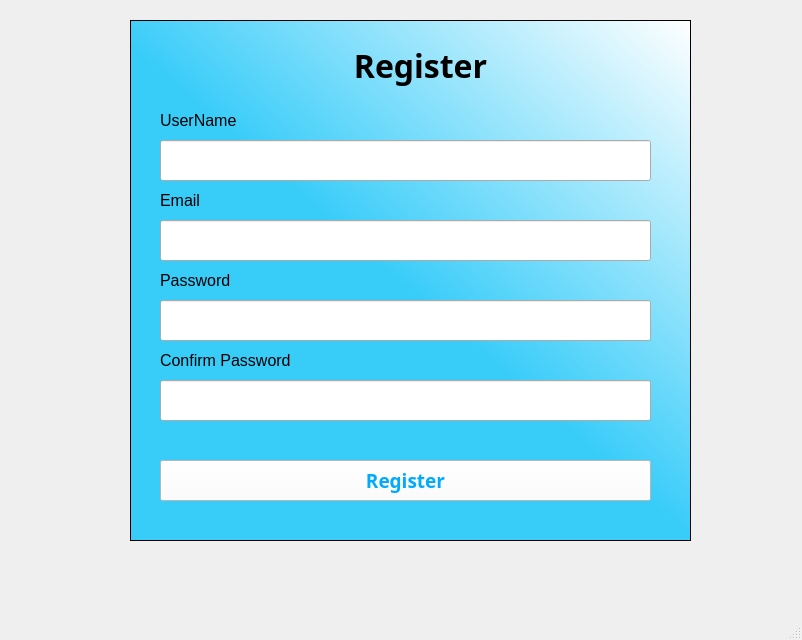
<?xml version="1.0" encoding="UTF-8"?>
<ui version="4.0">
 <class>MainWindow</class>
 <widget class="QMainWindow" name="MainWindow">
  <property name="geometry">
   <rect>
    <x>0</x>
    <y>0</y>
    <width>802</width>
    <height>640</height>
   </rect>
  </property>
  <property name="windowTitle">
   <string>MainWindow</string>
  </property>
  <widget class="QWidget" name="centralwidget">
   <widget class="QTableWidget" name="tableWidget">
    <property name="geometry">
     <rect>
      <x>130</x>
      <y>20</y>
      <width>561</width>
      <height>521</height>
     </rect>
    </property>
    <property name="styleSheet">
     <string notr="true">background-color: qlineargradient(spread:pad, x1:0.502488, y1:0.528, x2:1, y2:0, stop:0 rgba(56, 204, 249, 255), stop:1 rgba(255, 255, 255, 255));
color: rgb(255, 255, 255);

</string>
    </property>
   </widget>
   <widget class="QLabel" name="label">
    <property name="geometry">
     <rect>
      <x>300</x>
      <y>40</y>
      <width>241</width>
      <height>51</height>
     </rect>
    </property>
    <property name="font">
     <font>
      <family>Script MT Bold</family>
      <pointsize>24</pointsize>
      <weight>75</weight>
      <bold>true</bold>
     </font>
    </property>
    <property name="text">
     <string>&lt;html&gt;&lt;head/&gt;&lt;body&gt;&lt;p align=&quot;center&quot;&gt;Register&lt;/p&gt;&lt;/body&gt;&lt;/html&gt;</string>
    </property>
   </widget>
   <widget class="QPushButton" name="pushButtonRegister">
    <property name="geometry">
     <rect>
      <x>160</x>
      <y>460</y>
      <width>491</width>
      <height>41</height>
     </rect>
    </property>
    <property name="baseSize">
     <size>
      <width>0</width>
      <height>0</height>
     </size>
    </property>
    <property name="font">
     <font>
      <family>Segoe UI Semilight</family>
      <pointsize>14</pointsize>
      <weight>75</weight>
      <italic>false</italic>
      <bold>true</bold>
     </font>
    </property>
    <property name="styleSheet">
     <string notr="true">background-color: rgb(255, 255, 255);
color: rgb(0, 170, 255);</string>
    </property>
    <property name="text">
     <string>Register</string>
    </property>
    <property name="icon">
     <iconset>
      <normaloff>images/ic_signin.png</normaloff>images/ic_signin.png</iconset>
    </property>
    <property name="iconSize">
     <size>
      <width>40</width>
      <height>40</height>
     </size>
    </property>
   </widget>
   <widget class="QLabel" name="label_12">
    <property name="geometry">
     <rect>
      <x>160</x>
      <y>100</y>
      <width>141</width>
      <height>41</height>
     </rect>
    </property>
    <property name="font">
     <font>
      <pointsize>12</pointsize>
     </font>
    </property>
    <property name="text">
     <string>UserName</string>
    </property>
   </widget>
   <widget class="QLineEdit" name="lineEditUserName">
    <property name="geometry">
     <rect>
      <x>160</x>
      <y>140</y>
      <width>491</width>
      <height>41</height>
     </rect>
    </property>
    <property name="sizePolicy">
     <sizepolicy hsizetype="Expanding" vsizetype="Fixed">
      <horstretch>0</horstretch>
      <verstretch>0</verstretch>
     </sizepolicy>
    </property>
    <property name="font">
     <font>
      <stylestrategy>PreferDefault</stylestrategy>
     </font>
    </property>
    <property name="focusPolicy">
     <enum>Qt::StrongFocus</enum>
    </property>
    <property name="contextMenuPolicy">
     <enum>Qt::DefaultContextMenu</enum>
    </property>
    <property name="layoutDirection">
     <enum>Qt::LeftToRight</enum>
    </property>
    <property name="styleSheet">
     <string notr="true">color: rgb(0, 0, 0);</string>
    </property>
   </widget>
   <widget class="QLabel" name="label_19">
    <property name="geometry">
     <rect>
      <x>160</x>
      <y>260</y>
      <width>121</width>
      <height>41</height>
     </rect>
    </property>
    <property name="font">
     <font>
      <pointsize>12</pointsize>
     </font>
    </property>
    <property name="text">
     <string>Password</string>
    </property>
   </widget>
   <widget class="QLineEdit" name="lineEditPassword">
    <property name="geometry">
     <rect>
      <x>160</x>
      <y>300</y>
      <width>491</width>
      <height>41</height>
     </rect>
    </property>
    <property name="focusPolicy">
     <enum>Qt::StrongFocus</enum>
    </property>
    <property name="echoMode">
     <enum>QLineEdit::Password</enum>
    </property>
   </widget>
   <widget class="QLabel" name="label_13">
    <property name="geometry">
     <rect>
      <x>160</x>
      <y>180</y>
      <width>141</width>
      <height>41</height>
     </rect>
    </property>
    <property name="font">
     <font>
      <pointsize>12</pointsize>
     </font>
    </property>
    <property name="text">
     <string>Email</string>
    </property>
   </widget>
   <widget class="QLineEdit" name="lineEditEmail">
    <property name="geometry">
     <rect>
      <x>160</x>
      <y>220</y>
      <width>491</width>
      <height>41</height>
     </rect>
    </property>
    <property name="styleSheet">
     <string notr="true">color: rgb(0, 0, 0);</string>
    </property>
    <property name="cursorPosition">
     <number>0</number>
    </property>
   </widget>
   <widget class="QLabel" name="label_20">
    <property name="geometry">
     <rect>
      <x>160</x>
      <y>340</y>
      <width>181</width>
      <height>41</height>
     </rect>
    </property>
    <property name="font">
     <font>
      <pointsize>12</pointsize>
     </font>
    </property>
    <property name="styleSheet">
     <string notr="true"/>
    </property>
    <property name="text">
     <string>Confirm Password</string>
    </property>
   </widget>
   <widget class="QLineEdit" name="lineEditConfirmPassword">
    <property name="geometry">
     <rect>
      <x>160</x>
      <y>380</y>
      <width>491</width>
      <height>41</height>
     </rect>
    </property>
    <property name="focusPolicy">
     <enum>Qt::StrongFocus</enum>
    </property>
    <property name="echoMode">
     <enum>QLineEdit::Password</enum>
    </property>
   </widget>
   <widget class="QLabel" name="labelExit">
    <property name="geometry">
     <rect>
      <x>140</x>
      <y>30</y>
      <width>31</width>
      <height>31</height>
     </rect>
    </property>
    <property name="focusPolicy">
     <enum>Qt::StrongFocus</enum>
    </property>
    <property name="text">
     <string/>
    </property>
    <property name="pixmap">
     <pixmap>images/ic_exit.png</pixmap>
    </property>
    <property name="scaledContents">
     <bool>true</bool>
    </property>
   </widget>
  </widget>
  <widget class="QMenuBar" name="menubar">
   <property name="geometry">
    <rect>
     <x>0</x>
     <y>0</y>
     <width>802</width>
     <height>26</height>
    </rect>
   </property>
  </widget>
  <widget class="QStatusBar" name="statusbar"/>
 </widget>
 <resources/>
 <connections/>
</ui>
